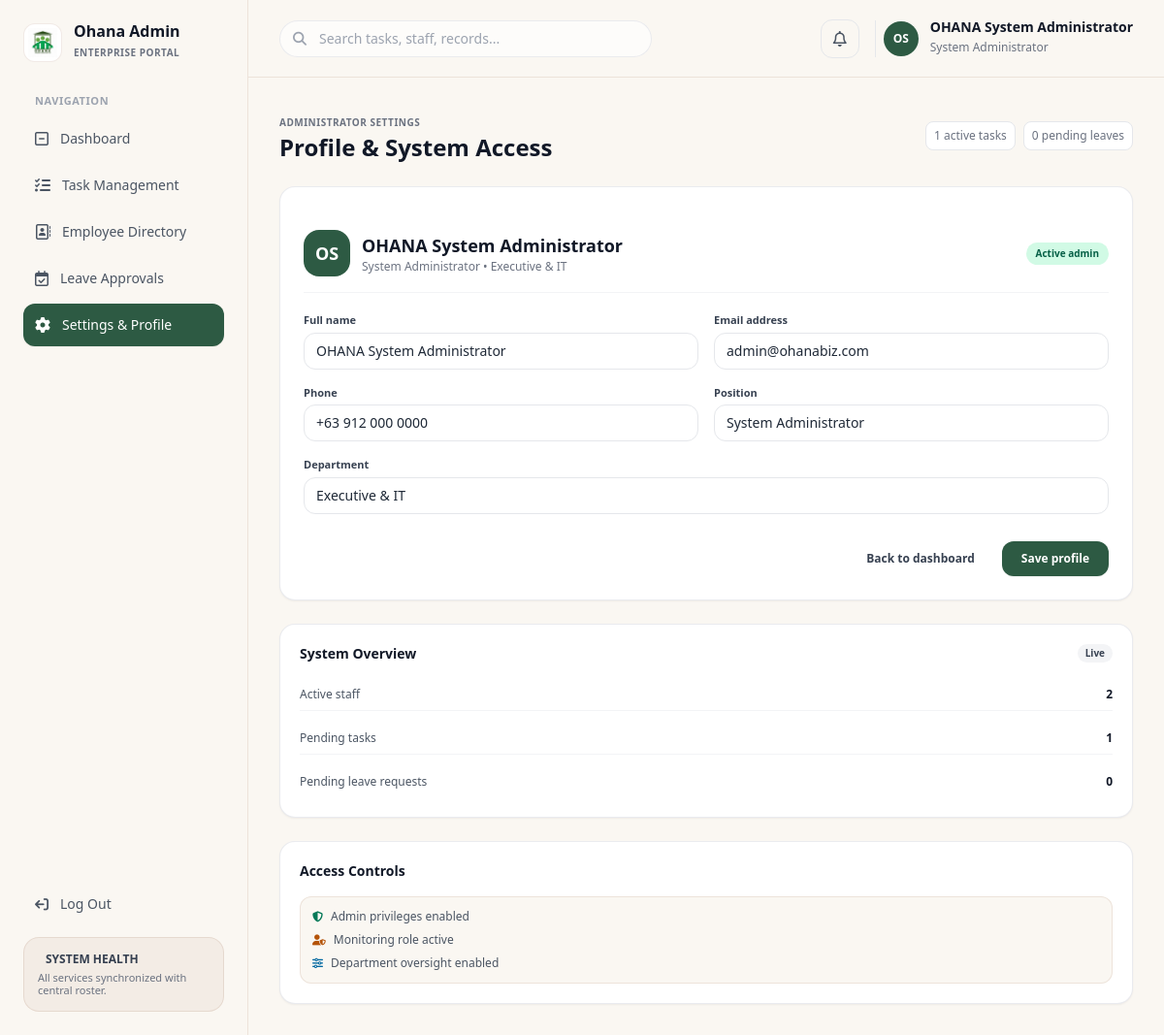
/admin_settings.php (signed in), run on the app's committed database.
### tables this page shows
CREATE TABLE IF NOT EXISTS `users` (
    `id`            INT UNSIGNED    NOT NULL AUTO_INCREMENT,
    `full_name`     VARCHAR(150)    NOT NULL,
    `email`         VARCHAR(191)    NOT NULL,
    `password_hash` VARCHAR(255)    NOT NULL,            
    `role`          ENUM('admin','supervisor','employee','client')
                                    NOT NULL DEFAULT 'client',
    `phone`         VARCHAR(20)     NULL,
    `position`      VARCHAR(100)    NULL,                
    `department`    VARCHAR(100)    NULL,                
    `status`        ENUM('active','inactive','suspended')
                                    NOT NULL DEFAULT 'active',
    `profile_photo` VARCHAR(255)    NULL,
    `created_at`    DATETIME        NOT NULL DEFAULT CURRENT_TIMESTAMP,
    `updated_at`    DATETIME        NOT NULL DEFAULT CURRENT_TIMESTAMP
                                        ON UPDATE CURRENT_TIMESTAMP,
    `last_login`    DATETIME        NULL,
    PRIMARY KEY (`id`),
    UNIQUE KEY `uq_email` (`email`),
    INDEX `idx_role` (`role`),
    INDEX `idx_status` (`status`)
);

### config/auth.php (called while the page is built, shortened)
<?php
function getUserInitials(string $name): string
{
    $name = trim($name);
    $parts = preg_split('/\s+/', $name) ?: [];
    $initials = '';
    foreach (array_slice($parts, 0, 2) as $p) {
        $char = function_exists('mb_substr') ? mb_substr($p, 0, 1) : substr($p, 0, 1);
        $initials .= strtoupper($char);
    }
    return $initials !== '' ? $initials : 'OB';
}
function portalIdKey(string $role): string
{
    return $role . '_id';
}
function normalizePortal(?string $role): ?string
{
    return in_array($role, OHANA_PORTALS, true) ? $role : null;
}
function requestPortal(?string $role = null): ?string
{
    $active = $GLOBALS['OHANA_REQUEST_PORTAL'] ?? null;
    return normalizePortal(is_string($active) ? $active : null);
}
function portalUser(?string $role): ?array
{
    $role = normalizePortal($role);
    $id = $_SESSION[portalIdKey($role)] ?? null;
    $data = $_SESSION['auth_portals'][$role] ?? [
        'id'         => (int) $id,
        'full_name'  => $_SESSION[portalFieldKey($role, 'full_name')] ?? 'User',
        'email'      => $_SESSION[portalFieldKey($role, 'email')] ?? '',
        'role'       => $role,
        'position'   => $_SESSION[portalFieldKey($role, 'position')] ?? '',
        'department' => $_SESSION[portalFieldKey($role, 'department')] ?? '',
        'phone'      => $_SESSION[portalFieldKey($role, 'phone')] ?? '',
    ];
    $data['id'] = (int) $id;
    $data['role'] = $role;
    return $data;
}
function currentUser(?string $role = null): ?array
{
    $portal = normalizePortal($role) ?? requestPortal();
    $user = portalUser($portal);
    $name = $user['full_name'] ?? 'User';
    return [
        'id'         => (int) $user['id'],
        'full_name'  => $name,
        'email'      => $user['email'] ?? '',
        'role'       => $user['role'] ?? '',
        'position'   => $user['position'] ?? '',
        'department' => $user['department'] ?? '',
        'phone'      => $user['phone'] ?? '',
        'initials'   => getUserInitials($name),
    ];
}

### admin_settings.php (the view, shortened to what this page needs)
<?php
require_once __DIR__ . '/config/auth.php';
$user = currentUser('admin') ?: currentUser();
$admin = $pdo->prepare('SELECT * FROM users WHERE id = ? LIMIT 1');
$admin->execute([(int) $user['id']]);
$profile = $admin->fetch(PDO::FETCH_ASSOC) ?: $user;
$session_count = (int) $pdo->query("SELECT COUNT(*) FROM users WHERE role IN ('employee','supervisor') AND status = 'active'")->fetchColumn();
$task_count = (int) $pdo->query("SELECT COUNT(*) FROM tasks WHERE status IN ('pending','in_progress','for_review')")->fetchColumn();
$leave_count = (int) $pdo->query("SELECT COUNT(*) FROM leave_requests WHERE status IN ('pending','endorsed')")->fetchColumn();
?>
<!DOCTYPE html>
<html lang="en">
<head>
    <script src="https://cdn.tailwindcss.com"></script>
    <link rel="stylesheet" href="https://cdnjs.cloudflare.com/ajax/libs/font-awesome/6.4.0/css/all.min.css">
</head>
<body class="bg-[#FAF7F2] text-gray-800 antialiased flex h-screen overflow-hidden">
    <aside class="w-64 bg-[#FAF7F2] border-r border-amber-900/10 flex flex-col justify-between p-6 shrink-0 sticky top-0 h-screen overflow-y-auto">
        <div>
            <a href="admin_dashboard.php" class="flex items-center gap-3 mb-8 group">
                <div class="w-10 h-10 rounded-xl bg-white p-1 border border-amber-900/10 shadow-xs flex items-center justify-center shrink-0 group-hover:scale-105 transition-transform">
                    <img src="assets/images/ohana.png" alt="OHANA Logo" class="w-full h-full object-contain">
                </div>
                <div>
                    <h1 class="font-bold text-gray-900 leading-none text-base">Ohana Admin</h1>
                    <span class="text-[10px] tracking-wider text-gray-500 font-semibold uppercase">ENTERPRISE PORTAL</span>
                </div>
            </a>
            <div class="space-y-1">
                <span class="text-[11px] font-bold text-gray-400 uppercase tracking-wider block mb-2 px-3">NAVIGATION</span>
                <a href="admin_dashboard.php" class="flex items-center gap-3 px-3 py-2.5 rounded-xl text-gray-600 hover:bg-black/5 text-sm font-medium transition"><i class="fa-regular fa-square-minus text-base"></i>Dashboard</a>
                <a href="admin_task_management.php" class="flex items-center gap-3 px-3 py-2.5 rounded-xl text-gray-600 hover:bg-black/5 text-sm font-medium transition"><i class="fa-solid fa-list-check text-base"></i>Task Management</a>
                <a href="admin_employee_list.php" class="flex items-center gap-3 px-3 py-2.5 rounded-xl text-gray-600 hover:bg-black/5 text-sm font-medium transition"><i class="fa-regular fa-address-book text-base"></i>Employee Directory</a>
                <a href="admin_leave_approvals.php" class="flex items-center gap-3 px-3 py-2.5 rounded-xl text-gray-600 hover:bg-black/5 text-sm font-medium transition"><i class="fa-regular fa-calendar-check text-base"></i>Leave Approvals</a>
                <a href="admin_settings.php" class="flex items-center gap-3 px-3 py-2.5 rounded-xl bg-[#2D5A43] text-white text-sm font-medium shadow-sm"><i class="fa-solid fa-gear text-base"></i>Settings & Profile</a>
            </div>
        </div>
        <div class="space-y-4">
            <a href="admin_logout.php" class="flex items-center gap-3 px-3 py-2 text-gray-600 hover:text-gray-900 text-sm font-medium"><i class="fa-solid fa-arrow-right-from-bracket rotate-180"></i>Log Out</a>
            <div class="bg-amber-900/5 p-3.5 rounded-2xl border border-amber-900/10">
                <div class="flex items-center gap-2 text-xs font-semibold text-gray-700 mb-1"><i class="fa-regular fa-shield-check text-amber-800"></i>SYSTEM HEALTH</div>
                <p class="text-[11px] text-gray-500 leading-tight">All services synchronized with central roster.</p>
            </div>
        </div>
    </aside>
    <main class="flex-1 flex flex-col min-w-0 min-h-0 overflow-hidden">
        <header class="h-20 border-b border-amber-900/10 flex items-center justify-between px-8 bg-[#FAF7F2] shrink-0">
            <div class="relative w-96">
                <i class="fa-solid fa-magnifying-glass absolute left-3.5 top-1/2 -translate-y-1/2 text-gray-400 text-sm"></i>
                <input type="text" placeholder="Search tasks, staff, records..." class="w-full bg-white/60 border border-gray-200/80 rounded-full pl-10 pr-4 py-2 text-sm focus:outline-none focus:ring-2 focus:ring-[#2D5A43]/20 focus:border-[#2D5A43]">
            </div>
            <div class="flex items-center gap-4">
                <button class="w-10 h-10 rounded-xl border border-gray-200 flex items-center justify-center text-gray-600 hover:bg-white/80 relative">
                    <i class="fa-regular fa-bell text-base"></i>
                </button>
                <div class="flex items-center gap-3 pl-2 border-l border-gray-200">
                    <div class="w-9 h-9 rounded-full bg-[#2D5A43] text-white flex items-center justify-center font-bold text-xs shadow-xs"><?= htmlspecialchars($user['initials']) ?></div>
                    <div class="text-left">
                        <h4 class="text-sm font-bold text-gray-900 leading-none"><?= htmlspecialchars($user['full_name']) ?></h4>
                        <span class="text-xs text-gray-500"><?= htmlspecialchars($user['position'] ?? 'System Administrator') ?></span>
                    </div>
                </div>
            </div>
        </header>
        <div class="p-8 space-y-6 overflow-y-auto flex-1 min-h-0">
            <div class="flex items-center justify-between">
                <div>
                    <span class="text-[10px] font-bold text-gray-500 tracking-wider uppercase">ADMINISTRATOR SETTINGS</span>
                    <h2 class="text-2xl font-extrabold text-gray-900">Profile & System Access</h2>
                </div>
                <div class="flex gap-2 text-xs text-gray-500">
                    <span class="bg-white border border-gray-200 rounded-lg px-2 py-1.5"><?= $task_count ?> active tasks</span>
                    <span class="bg-white border border-gray-200 rounded-lg px-2 py-1.5"><?= $leave_count ?> pending leaves</span>
                </div>
            </div>
            <div class="grid grid-cols-1 xl:grid-cols-[1.2fr_0.8fr] gap-6">
                <form method="POST" class="bg-white rounded-2xl border border-gray-200/80 p-6 shadow-sm space-y-5">
                    <div class="flex items-center justify-between border-b border-gray-100 pb-4">
                        <div class="flex items-center gap-3">
                            <div class="w-12 h-12 rounded-2xl bg-[#2D5A43] text-white flex items-center justify-center font-bold text-lg">
                                <?= htmlspecialchars($user['initials']) ?>
                            </div>
                            <div>
                                <h3 class="font-bold text-gray-900 text-lg"><?= htmlspecialchars($profile['full_name'] ?? $user['full_name']) ?></h3>
                                <p class="text-xs text-gray-500"><?= htmlspecialchars($profile['position'] ?? 'System Administrator') ?> • <?= htmlspecialchars($profile['department'] ?? 'Administration') ?></p>
                            </div>
                        </div>
                        <span class="bg-emerald-100 text-emerald-800 text-[10px] font-bold px-2.5 py-1 rounded-full">Active admin</span>
                    </div>
                    <div class="grid grid-cols-1 md:grid-cols-2 gap-4">
                        <div>
                            <label class="block text-[11px] font-bold text-gray-700 mb-1">Full name</label>
                            <input name="full_name" value="<?= htmlspecialchars($profile['full_name'] ?? '') ?>" class="w-full border border-gray-200 rounded-xl px-3 py-2 text-sm focus:outline-none focus:border-[#2D5A43]">
                        </div>
                        <div>
                            <label class="block text-[11px] font-bold text-gray-700 mb-1">Email address</label>
                            <input type="email" name="email" value="<?= htmlspecialchars($profile['email'] ?? '') ?>" class="w-full border border-gray-200 rounded-xl px-3 py-2 text-sm focus:outline-none focus:border-[#2D5A43]">
                        </div>
                        <div>
                            <label class="block text-[11px] font-bold text-gray-700 mb-1">Phone</label>
                            <input name="phone" value="<?= htmlspecialchars($profile['phone'] ?? '') ?>" class="w-full border border-gray-200 rounded-xl px-3 py-2 text-sm focus:outline-none focus:border-[#2D5A43]">
                        </div>
                        <div>
                            <label class="block text-[11px] font-bold text-gray-700 mb-1">Position</label>
                            <input name="position" value="<?= htmlspecialchars($profile['position'] ?? '') ?>" class="w-full border border-gray-200 rounded-xl px-3 py-2 text-sm focus:outline-none focus:border-[#2D5A43]">
                        </div>
                        <div class="md:col-span-2">
                            <label class="block text-[11px] font-bold text-gray-700 mb-1">Department</label>
                            <input name="department" value="<?= htmlspecialchars($profile['department'] ?? '') ?>" class="w-full border border-gray-200 rounded-xl px-3 py-2 text-sm focus:outline-none focus:border-[#2D5A43]">
                        </div>
                    </div>
                    <div class="flex items-center justify-end gap-3 pt-2">
                        <a href="admin_dashboard.php" class="px-4 py-2 text-xs font-bold text-gray-700 hover:bg-gray-100 rounded-xl">Back to dashboard</a>
                        <button type="submit" class="px-5 py-2.5 bg-[#2D5A43] hover:bg-[#234734] text-white text-xs font-bold rounded-xl shadow-sm">Save profile</button>
                    </div>
                </form>
                <div class="space-y-6">
                    <div class="bg-white rounded-2xl border border-gray-200/80 p-5 shadow-sm space-y-4">
                        <div class="flex items-center justify-between">
                            <h3 class="font-bold text-sm text-gray-900">System Overview</h3>
                            <span class="bg-gray-100 text-gray-700 text-[10px] font-bold px-2 py-0.5 rounded-full">Live</span>
                        </div>
                        <div class="space-y-3 text-xs text-gray-600">
                            <div class="flex justify-between py-2 border-b border-gray-100"><span>Active staff</span><strong class="text-gray-900"><?= (int) $session_count ?></strong></div>
                            <div class="flex justify-between py-2 border-b border-gray-100"><span>Pending tasks</span><strong class="text-gray-900"><?= (int) $task_count ?></strong></div>
                            <div class="flex justify-between py-2"><span>Pending leave requests</span><strong class="text-gray-900"><?= (int) $leave_count ?></strong></div>
                        </div>
                    </div>
                    <div class="bg-white rounded-2xl border border-gray-200/80 p-5 shadow-sm space-y-4">
                        <h3 class="font-bold text-sm text-gray-900">Access Controls</h3>
                        <div class="rounded-xl bg-[#FAF7F2] border border-amber-900/10 p-3 text-xs text-gray-600 space-y-2">
                            <div class="flex items-center gap-2"><i class="fa-solid fa-shield-halved text-emerald-700 text-[11px]"></i> Admin privileges enabled</div>
                            <div class="flex items-center gap-2"><i class="fa-solid fa-user-shield text-amber-700 text-[11px]"></i> Monitoring role active</div>
                            <div class="flex items-center gap-2"><i class="fa-solid fa-sliders text-sky-700 text-[11px]"></i> Department oversight enabled</div>
                        </div>
                    </div>
                </div>
            </div>
        </div>
    </main>
</body>
</html>

### admin_settings.php (style rules this page uses)
body { font-family: system-ui, -apple-system, BlinkMacSystemFont, 'Segoe UI', Roboto, Oxygen, Ubuntu, Cantarell, sans-serif; }

### data on the page
users: full_name "OHANA System Administrator", position "System Administrator", department "Executive & IT", email "admin@ohanabiz.com", phone "+63 912 000 0000"

### other printed values
$user['initials'] "OS"
$task_count "1"
$leave_count "0"
$session_count "2"
